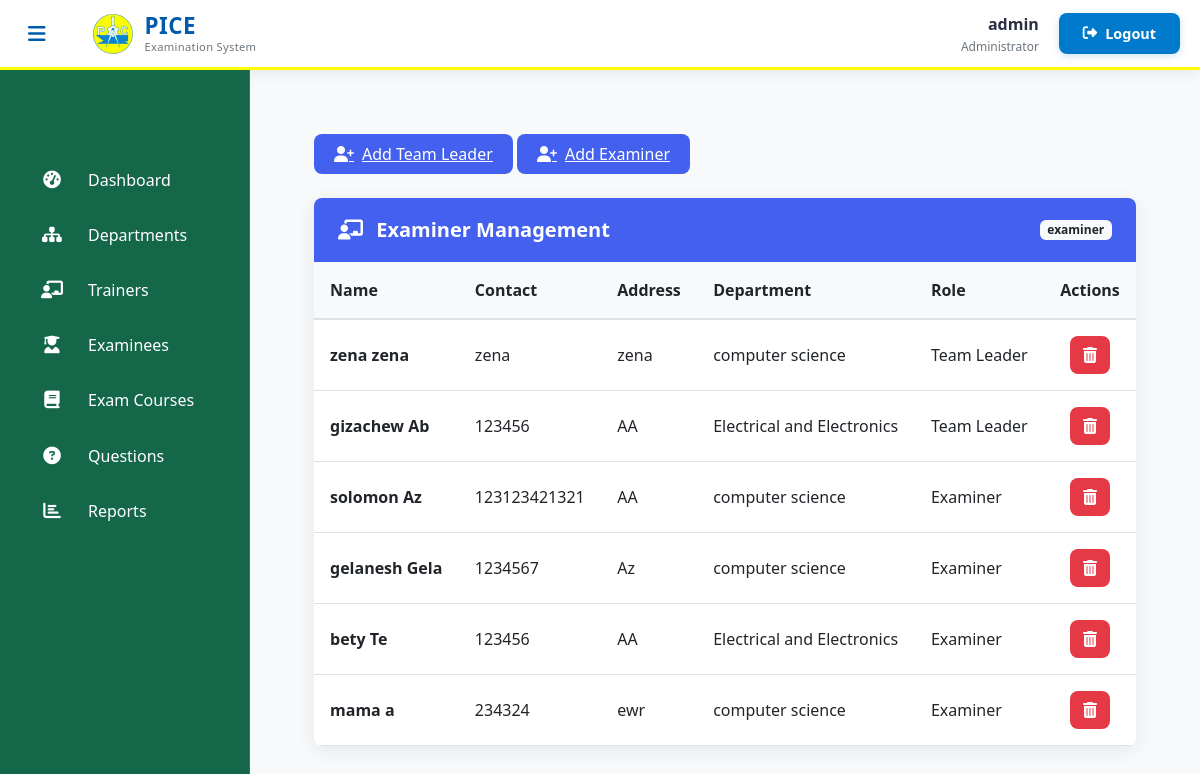
The app's page /admin-view-teacher (signed in), older data.
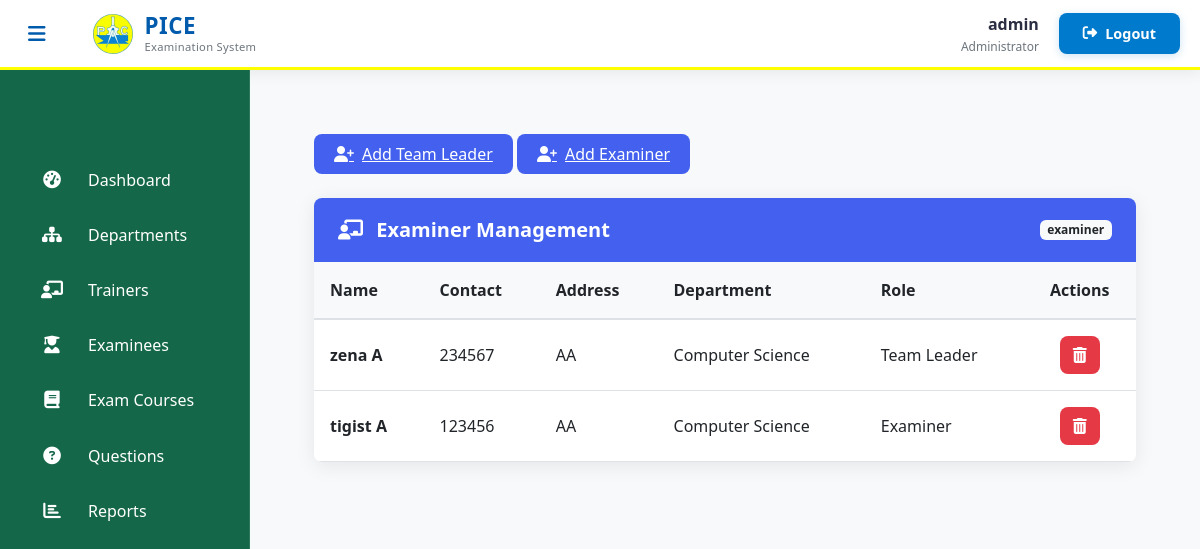
The same page, newer data.
### teacher/models.py (models this page shows, shortened)
class Teacher(models.Model):
    user = models.OneToOneField(User, on_delete=models.CASCADE)
    address = models.CharField(max_length=40)
    mobile = models.CharField(max_length=20, null=False)
    status = models.BooleanField(default=True)
    salary = models.PositiveIntegerField(null=True)
    department = models.ForeignKey(
        'exam.Department',
        on_delete=models.SET_NULL,
        null=True,
        blank=False,
        related_name='teachers'
    )
    @property
    def role(self):
        return "Team Leader"
    @property
    def get_name(self):
        return self.user.first_name+" "+self.user.last_name

### exam/models.py (models this page shows)
class Department(models.Model):
   department_name = models.CharField(max_length=100, unique=True)
   def __str__(self):
        return self.department_name

### examiner/models.py (models this page shows, shortened)
class Examiner(models.Model):
    user = models.OneToOneField(User, on_delete=models.CASCADE)
    address = models.CharField(max_length=40)
    mobile = models.CharField(max_length=20, null=False)
    department = models.ForeignKey(
        'exam.Department',
        on_delete=models.SET_NULL,
        null=True,
        blank=False,
        related_name='examiners'
    )
    @property
    def role(self):
        return "Examiner"
    @property
    def get_name(self):
        return self.user.first_name+" "+self.user.last_name

### exam/views.py (the view)
# urls.py: path('admin-view-teacher', views.admin_view_teacher_view,name='admin-view-teacher'),
@login_required(login_url='adminlogin')
def admin_view_teacher_view(request):
    teachers= TMODEL.Teacher.objects.all()
    examiners= EMODEL.Examiner.objects.all()
    combined_staff = list(chain(teachers, examiners))
    context = {
        'staff': combined_staff,
    }
    return render(request,'exam/admin_view_teacher.html',context)

### templates/exam/admin_view_teacher.html (shortened to what this page needs)
{% extends 'exam/adminbase.html' %}
{% block content %}
{% load static %}
<head>
  <link href="https://cdn.jsdelivr.net/npm/bootstrap@5.3.0/dist/css/bootstrap.min.css" rel="stylesheet">
  <link rel="stylesheet" href="https://cdnjs.cloudflare.com/ajax/libs/font-awesome/6.4.0/css/all.min.css">
</head>
<div class="dashboard-container">
  <a href="{% url 'teacher:teachersignup' %}" class="add-examiner-btn">
    <i class="fas fa-user-plus"></i> Add Team Leader
  </a>
  <a href="{% url 'examiner:examinersignup' %}" class="add-examiner-btn">
    <i class="fas fa-user-plus"></i> Add Examiner
  </a>
  <div class="card">
    <div class="card-header d-flex justify-content-between align-items-center">
      <h5 class="card-title"><i class="fas fa-chalkboard-teacher me-2"></i> Examiner Management</h5>
      <span class="badge bg-light text-dark">{{ teachers.count }} examiner{{ teachers.count|pluralize }}</span>
    </div>
    <div class="table-responsive">
      <table class="table table-hover align-middle">
    <thead>
        <tr>
            <th>Name</th>
            <th>Contact</th>
            <th>Address</th>
            <th>Department</th>
            <th>Role</th>
            <th class="text-center">Actions</th>
        </tr>
    </thead>
    <tbody>
        {% if staff %}
            {% for person in staff %}
                <tr>
                    <td class="fw-semibold">{{ person.get_name }}</td>
                    <td>{{ person.mobile }}</td>
                    <td>{{ person.address|truncatechars:30 }}</td>
                    <td>{{ person.department|truncatechars:30 }}</td>
                    <td>
                        {{ person.role }}{% if person.is_teacher %} / Team Leader{% endif %}
                    </td>
                    <td>
                        <div class="action-btns">
                            <a href="{% url 'delete-teacher' person.id %}" class="btn btn-delete" title="Delete">
                                <i class="fas fa-trash-alt"></i>
                            </a>
                        </div>
                    </td>
                </tr>
            {% endfor %}
        {% endif %}
    </tbody>
</table>
    </div>
  </div>
</div>
{% endblock content %}

Row changes from the older to the newer data that the page shows:
removed Teacher: get_name "zena zena", mobile "zena", address "zena", department "computer science", role "Team Leader"
removed Teacher: get_name "gizachew Ab", mobile "123456", address "AA", department "Electrical and Electronics", role "Team Leader"
removed Examiner: get_name "solomon Az", mobile "123123421321", address "AA", department "computer science", role "Examiner"
removed Examiner: get_name "gelanesh Gela", mobile "1234567", address "Az", department "computer science", role "Examiner"
removed Examiner: get_name "bety Te", mobile "123456", address "AA", department "Electrical and Electronics", role "Examiner"
removed Examiner: get_name "mama a", mobile "234324", address "ewr", department "computer science", role "Examiner"
added Teacher: get_name "zena A", mobile "234567", address "AA", department "Computer Science", role "Team Leader"
added Examiner: get_name "tigist A", mobile "123456", address "AA", department "Computer Science", role "Examiner"
